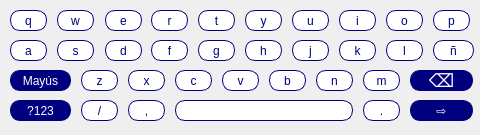
<?xml version="1.0" encoding="UTF-8"?>
<ui version="4.0">
 <class>Form</class>
 <widget class="QWidget" name="Form">
  <property name="geometry">
   <rect>
    <x>0</x>
    <y>0</y>
    <width>480</width>
    <height>135</height>
   </rect>
  </property>
  <property name="cursor">
   <cursorShape>ArrowCursor</cursorShape>
  </property>
  <property name="windowTitle">
   <string>Form</string>
  </property>
  <property name="styleSheet">
   <string notr="true">QPushButton {
	border-radius: 10px;
	font: 16px &quot;Poppins&quot;;
	border: 1px solid #00007f;
	background-color: white;
	color: #00007f;
}</string>
  </property>
  <widget class="QPushButton" name="btn33">
   <property name="geometry">
    <rect>
     <x>175</x>
     <y>100</y>
     <width>178</width>
     <height>21</height>
    </rect>
   </property>
   <property name="styleSheet">
    <string notr="true"/>
   </property>
   <property name="text">
    <string/>
   </property>
  </widget>
  <widget class="QPushButton" name="btn14">
   <property name="geometry">
    <rect>
     <x>151</x>
     <y>40</y>
     <width>37</width>
     <height>21</height>
    </rect>
   </property>
   <property name="styleSheet">
    <string notr="true"/>
   </property>
   <property name="text">
    <string>f</string>
   </property>
  </widget>
  <widget class="QPushButton" name="btn19">
   <property name="geometry">
    <rect>
     <x>386</x>
     <y>40</y>
     <width>37</width>
     <height>21</height>
    </rect>
   </property>
   <property name="styleSheet">
    <string notr="true"/>
   </property>
   <property name="text">
    <string>l</string>
   </property>
  </widget>
  <widget class="QPushButton" name="btn10">
   <property name="geometry">
    <rect>
     <x>433</x>
     <y>10</y>
     <width>37</width>
     <height>21</height>
    </rect>
   </property>
   <property name="styleSheet">
    <string notr="true"/>
   </property>
   <property name="text">
    <string>p</string>
   </property>
  </widget>
  <widget class="QPushButton" name="btn32">
   <property name="geometry">
    <rect>
     <x>128</x>
     <y>100</y>
     <width>37</width>
     <height>21</height>
    </rect>
   </property>
   <property name="styleSheet">
    <string notr="true"/>
   </property>
   <property name="text">
    <string>,</string>
   </property>
  </widget>
  <widget class="QPushButton" name="btn22">
   <property name="geometry">
    <rect>
     <x>81</x>
     <y>70</y>
     <width>37</width>
     <height>21</height>
    </rect>
   </property>
   <property name="styleSheet">
    <string notr="true"/>
   </property>
   <property name="text">
    <string>z</string>
   </property>
  </widget>
  <widget class="QPushButton" name="btn3">
   <property name="geometry">
    <rect>
     <x>105</x>
     <y>10</y>
     <width>37</width>
     <height>21</height>
    </rect>
   </property>
   <property name="styleSheet">
    <string notr="true"/>
   </property>
   <property name="text">
    <string>e</string>
   </property>
  </widget>
  <widget class="QPushButton" name="btn6">
   <property name="geometry">
    <rect>
     <x>245</x>
     <y>10</y>
     <width>37</width>
     <height>21</height>
    </rect>
   </property>
   <property name="styleSheet">
    <string notr="true"/>
   </property>
   <property name="text">
    <string>y</string>
   </property>
  </widget>
  <widget class="QPushButton" name="btn29">
   <property name="geometry">
    <rect>
     <x>410</x>
     <y>70</y>
     <width>63</width>
     <height>21</height>
    </rect>
   </property>
   <property name="styleSheet">
    <string notr="true">border-radius: 10px;
background-color: #00007f;
font: 18px;
color: rgb(255, 255, 255);
</string>
   </property>
   <property name="text">
    <string>⌫</string>
   </property>
  </widget>
  <widget class="QPushButton" name="btn18">
   <property name="geometry">
    <rect>
     <x>339</x>
     <y>40</y>
     <width>37</width>
     <height>21</height>
    </rect>
   </property>
   <property name="styleSheet">
    <string notr="true"/>
   </property>
   <property name="text">
    <string>k</string>
   </property>
  </widget>
  <widget class="QPushButton" name="btn27">
   <property name="geometry">
    <rect>
     <x>316</x>
     <y>70</y>
     <width>37</width>
     <height>21</height>
    </rect>
   </property>
   <property name="styleSheet">
    <string notr="true"/>
   </property>
   <property name="text">
    <string>n</string>
   </property>
  </widget>
  <widget class="QPushButton" name="btn2">
   <property name="geometry">
    <rect>
     <x>57</x>
     <y>10</y>
     <width>37</width>
     <height>21</height>
    </rect>
   </property>
   <property name="styleSheet">
    <string notr="true"/>
   </property>
   <property name="text">
    <string>w</string>
   </property>
  </widget>
  <widget class="QPushButton" name="btn20">
   <property name="geometry">
    <rect>
     <x>433</x>
     <y>40</y>
     <width>41</width>
     <height>21</height>
    </rect>
   </property>
   <property name="styleSheet">
    <string notr="true"/>
   </property>
   <property name="text">
    <string>ñ</string>
   </property>
  </widget>
  <widget class="QPushButton" name="btn1">
   <property name="geometry">
    <rect>
     <x>10</x>
     <y>10</y>
     <width>37</width>
     <height>21</height>
    </rect>
   </property>
   <property name="styleSheet">
    <string notr="true"/>
   </property>
   <property name="text">
    <string>q</string>
   </property>
  </widget>
  <widget class="QPushButton" name="btn9">
   <property name="geometry">
    <rect>
     <x>386</x>
     <y>10</y>
     <width>37</width>
     <height>21</height>
    </rect>
   </property>
   <property name="styleSheet">
    <string notr="true"/>
   </property>
   <property name="text">
    <string>o</string>
   </property>
  </widget>
  <widget class="QPushButton" name="btn23">
   <property name="geometry">
    <rect>
     <x>128</x>
     <y>70</y>
     <width>37</width>
     <height>21</height>
    </rect>
   </property>
   <property name="styleSheet">
    <string notr="true"/>
   </property>
   <property name="text">
    <string>x</string>
   </property>
  </widget>
  <widget class="QPushButton" name="btn35">
   <property name="geometry">
    <rect>
     <x>410</x>
     <y>100</y>
     <width>63</width>
     <height>21</height>
    </rect>
   </property>
   <property name="styleSheet">
    <string notr="true">background-color: #00007f;
font: 32px &quot;MS Shell Dlg 2&quot;;
color: rgb(255, 255, 255);</string>
   </property>
   <property name="text">
    <string>⇨</string>
   </property>
  </widget>
  <widget class="QPushButton" name="btn30">
   <property name="geometry">
    <rect>
     <x>10</x>
     <y>100</y>
     <width>61</width>
     <height>21</height>
    </rect>
   </property>
   <property name="styleSheet">
    <string notr="true">background-color: #00007f;
color: rgb(255, 255, 255);</string>
   </property>
   <property name="text">
    <string>?123</string>
   </property>
  </widget>
  <widget class="QPushButton" name="btn17">
   <property name="geometry">
    <rect>
     <x>292</x>
     <y>40</y>
     <width>37</width>
     <height>21</height>
    </rect>
   </property>
   <property name="styleSheet">
    <string notr="true"/>
   </property>
   <property name="text">
    <string>j</string>
   </property>
  </widget>
  <widget class="QPushButton" name="btn15">
   <property name="geometry">
    <rect>
     <x>198</x>
     <y>40</y>
     <width>37</width>
     <height>21</height>
    </rect>
   </property>
   <property name="styleSheet">
    <string notr="true"/>
   </property>
   <property name="text">
    <string>g</string>
   </property>
  </widget>
  <widget class="QPushButton" name="btn28">
   <property name="geometry">
    <rect>
     <x>363</x>
     <y>70</y>
     <width>37</width>
     <height>21</height>
    </rect>
   </property>
   <property name="styleSheet">
    <string notr="true"/>
   </property>
   <property name="text">
    <string>m</string>
   </property>
  </widget>
  <widget class="QPushButton" name="btn7">
   <property name="geometry">
    <rect>
     <x>292</x>
     <y>10</y>
     <width>37</width>
     <height>21</height>
    </rect>
   </property>
   <property name="styleSheet">
    <string notr="true"/>
   </property>
   <property name="text">
    <string>u</string>
   </property>
  </widget>
  <widget class="QPushButton" name="btn25">
   <property name="geometry">
    <rect>
     <x>222</x>
     <y>70</y>
     <width>37</width>
     <height>21</height>
    </rect>
   </property>
   <property name="styleSheet">
    <string notr="true"/>
   </property>
   <property name="text">
    <string>v</string>
   </property>
  </widget>
  <widget class="QPushButton" name="btn16">
   <property name="geometry">
    <rect>
     <x>245</x>
     <y>40</y>
     <width>37</width>
     <height>21</height>
    </rect>
   </property>
   <property name="styleSheet">
    <string notr="true"/>
   </property>
   <property name="text">
    <string>h</string>
   </property>
  </widget>
  <widget class="QPushButton" name="btn21">
   <property name="geometry">
    <rect>
     <x>10</x>
     <y>70</y>
     <width>61</width>
     <height>21</height>
    </rect>
   </property>
   <property name="styleSheet">
    <string notr="true">background-color: #00007f;
color: rgb(255, 255, 255);</string>
   </property>
   <property name="text">
    <string>Mayús</string>
   </property>
  </widget>
  <widget class="QPushButton" name="btn31">
   <property name="geometry">
    <rect>
     <x>81</x>
     <y>100</y>
     <width>37</width>
     <height>21</height>
    </rect>
   </property>
   <property name="styleSheet">
    <string notr="true"/>
   </property>
   <property name="text">
    <string>/</string>
   </property>
  </widget>
  <widget class="QPushButton" name="btn26">
   <property name="geometry">
    <rect>
     <x>269</x>
     <y>70</y>
     <width>37</width>
     <height>21</height>
    </rect>
   </property>
   <property name="styleSheet">
    <string notr="true"/>
   </property>
   <property name="text">
    <string>b</string>
   </property>
  </widget>
  <widget class="QPushButton" name="btn34">
   <property name="geometry">
    <rect>
     <x>363</x>
     <y>100</y>
     <width>37</width>
     <height>21</height>
    </rect>
   </property>
   <property name="styleSheet">
    <string notr="true"/>
   </property>
   <property name="text">
    <string>.</string>
   </property>
  </widget>
  <widget class="QPushButton" name="btn13">
   <property name="geometry">
    <rect>
     <x>105</x>
     <y>40</y>
     <width>37</width>
     <height>21</height>
    </rect>
   </property>
   <property name="styleSheet">
    <string notr="true"/>
   </property>
   <property name="text">
    <string>d</string>
   </property>
  </widget>
  <widget class="QPushButton" name="btn12">
   <property name="geometry">
    <rect>
     <x>57</x>
     <y>40</y>
     <width>37</width>
     <height>21</height>
    </rect>
   </property>
   <property name="styleSheet">
    <string notr="true"/>
   </property>
   <property name="text">
    <string>s</string>
   </property>
  </widget>
  <widget class="QPushButton" name="btn5">
   <property name="geometry">
    <rect>
     <x>198</x>
     <y>10</y>
     <width>37</width>
     <height>21</height>
    </rect>
   </property>
   <property name="styleSheet">
    <string notr="true"/>
   </property>
   <property name="text">
    <string>t</string>
   </property>
  </widget>
  <widget class="QPushButton" name="btn24">
   <property name="geometry">
    <rect>
     <x>175</x>
     <y>70</y>
     <width>37</width>
     <height>21</height>
    </rect>
   </property>
   <property name="styleSheet">
    <string notr="true"/>
   </property>
   <property name="text">
    <string>c</string>
   </property>
  </widget>
  <widget class="QPushButton" name="btn8">
   <property name="geometry">
    <rect>
     <x>339</x>
     <y>10</y>
     <width>37</width>
     <height>21</height>
    </rect>
   </property>
   <property name="styleSheet">
    <string notr="true"/>
   </property>
   <property name="text">
    <string>i</string>
   </property>
  </widget>
  <widget class="QPushButton" name="btn4">
   <property name="geometry">
    <rect>
     <x>151</x>
     <y>10</y>
     <width>37</width>
     <height>21</height>
    </rect>
   </property>
   <property name="styleSheet">
    <string notr="true"/>
   </property>
   <property name="text">
    <string>r</string>
   </property>
  </widget>
  <widget class="QPushButton" name="btn11">
   <property name="geometry">
    <rect>
     <x>10</x>
     <y>40</y>
     <width>37</width>
     <height>21</height>
    </rect>
   </property>
   <property name="styleSheet">
    <string notr="true"/>
   </property>
   <property name="text">
    <string>a</string>
   </property>
  </widget>
 </widget>
 <resources/>
 <connections/>
</ui>
